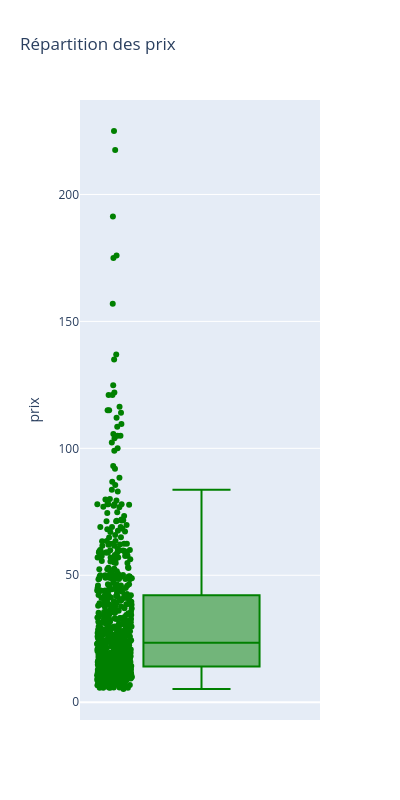

The notebook cell saved with this chart:
### Code cell
#Autre méthode avec plotly express
import plotly.express as px

# Création du boxplot interactif vertical
fig = px.box(df_merge, 
             y="price", 
             width=400,    # Largeur en pixels
             height=800,   # Hauteur en pixels
             color_discrete_sequence=["green"], # Liste de couleurs
             points="all", # Affiche tous les points (outliers et autres) à côté
             title="Répartition des prix",
             labels={"price": "prix"}) # Renomme 'price' en 'prix' sur l'axe

# Affichage du graphique
fig.show()

### Figure 1 — Plotly figure (JSON) as saved in the notebook; plotly's stock layout.template omitted (floating-point values rounded to 4 significant figures; data arrays with more than 128 entries replaced by an {"elided": "..."} marker saying what was removed)
{"data": [{"alignmentgroup": "True", "boxpoints": "all", "hovertemplate": "prix=%{y}<extra></extra>", "legendgroup": "", "marker": {"color": "green"}, "name": "", "notched": false, "offsetgroup": "", "orientation": "v", "showlegend": false, "type": "box", "x0": " ", "xaxis": "x", "y": {"elided": "714 float values"}, "y0": " ", "yaxis": "y"}], "layout": {"boxmode": "group", "height": 800, "legend": {"tracegroupgap": 0}, "title": {"text": "Répartition des prix"}, "width": 400, "xaxis": {"anchor": "y", "domain": [0, 1]}, "yaxis": {"anchor": "x", "domain": [0, 1], "title": {"text": "prix"}}}}
